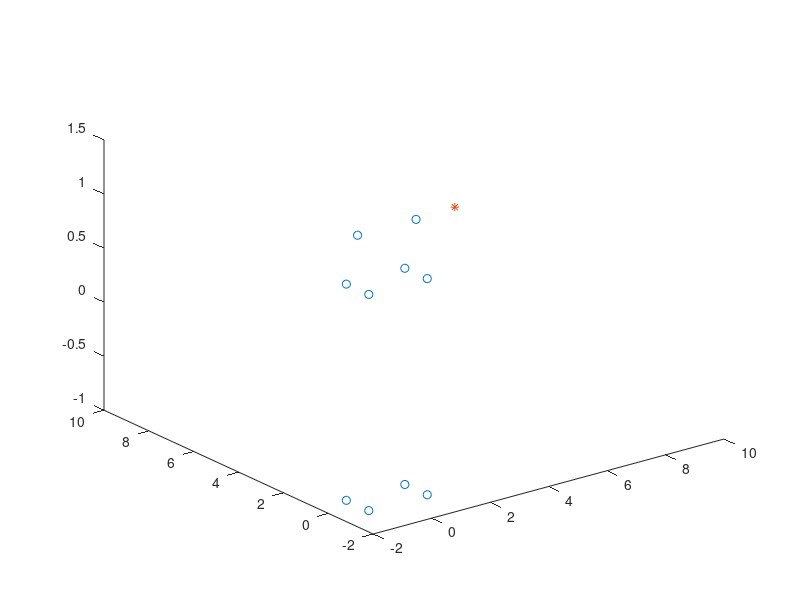

This figure's MATLAB source: (Note: this script raises an error after producing the figure.)

%% Normal case i
pov=[10,10,0]
pw=[-1,-.5,-1;-1,.5,-1;1,.5,-1;1,-.5,-1;-1,-.5,1;-1,.5,1;1,.5,1;1,-.5,1;-1,0,1.5;1,0,1.5]
figure()
plot3(pw(:,1),pw(:,2),pw(:,3),'o')
hold on
plot3(pov(1),pov(2),pov(3),'*')
image_center=[50,50,0];
pc= project_points(pw,pov) 

%% ii
pov=[-10,10,0]
pw=[-1,-.5,-1;-1,.5,-1;1,.5,-1;1,-.5,-1;-1,-.5,1;-1,.5,1;1,.5,1;1,-.5,1;-1,0,1.5;1,0,1.5]
figure()
plot3(pw(:,1),pw(:,2),pw(:,3),'o')
hold on
plot3(pov(1),pov(2),pov(3),'*')
title('Image of House for camera position (-10,10,0)')
image_center=[50,50,0];
pc= project_points(pw,pov) 

%% iii
pov=[0,0,10]
pw=[-1,-.5,-1;-1,.5,-1;1,.5,-1;1,-.5,-1;-1,-.5,1;-1,.5,1;1,.5,1;1,-.5,1;-1,0,1.5;1,0,1.5]
figure()
plot3(pw(:,1),pw(:,2),pw(:,3),'o')
hold on
plot3(pov(1),pov(2),pov(3),'*')
title('Image of House for camera position (0,0,10)')
image_center=[50,50,0];
pc= project_points(pw,pov) 

%% iv
pov=[10,0,0]
pw=[-1,-.5,-1;-1,.5,-1;1,.5,-1;1,-.5,-1;-1,-.5,1;-1,.5,1;1,.5,1;1,-.5,1;-1,0,1.5;1,0,1.5]
figure()
plot3(pw(:,1),pw(:,2),pw(:,3),'o')
hold on
plot3(pov(1),pov(2),pov(3),'*')
title('Image of House for camera position (10,0,0)')
image_center=[50,50,0];
pc= project_points(pw,pov) 

%% v
pov=[10,10,10]
pw=[-1,-.5,-1;-1,.5,-1;1,.5,-1;1,-.5,-1;-1,-.5,1;-1,.5,1;1,.5,1;1,-.5,1;-1,0,1.5;1,0,1.5]
figure()
plot3(pw(:,1),pw(:,2),pw(:,3),'o')
hold on
plot3(pov(1),pov(2),pov(3),'*')
title('Image of House for camera position (10,10,10)')
image_center=[50,50,0];
pc= project_points(pw,pov) 